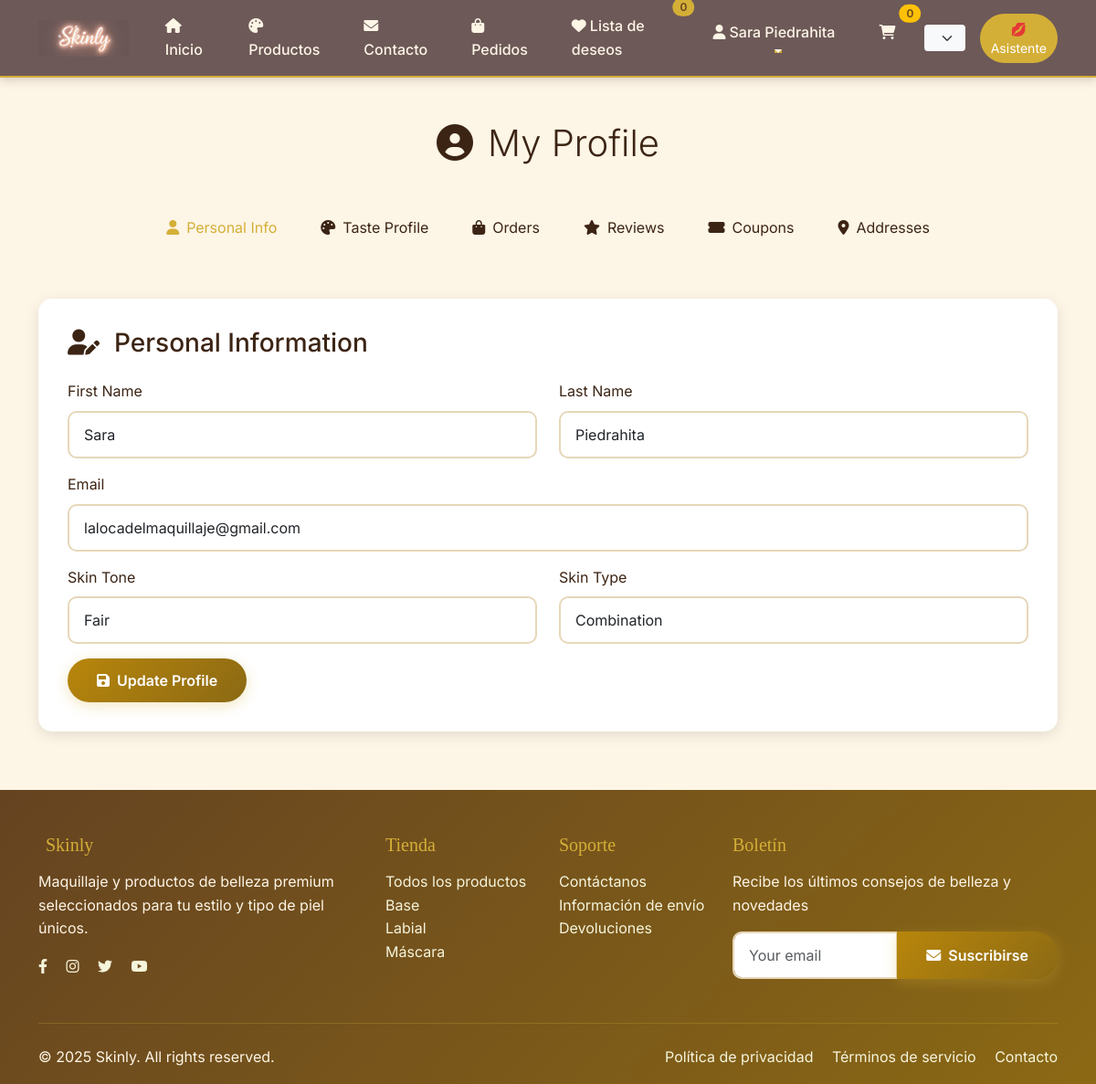
Page /profile/ (signed in) on the committed database.
### skinly/models/user.py (models this page shows, shortened)
class User(AbstractUser):
    email = models.EmailField(unique=True)
    skin_tone = models.CharField(
        max_length=16, choices=SkinTone.choices, null=True, blank=True
    )
    skin_type = models.CharField(
        max_length=16, choices=SkinType.choices, null=True, blank=True
    )
    taste_profile = models.OneToOneField(
        TasteProfile, on_delete=models.SET_NULL, null=True, blank=True, related_name="user"
    )
    wishlist = models.ManyToManyField(
        "Product", blank=True, related_name="wishlisted_by"
    )
    preferred_brands = models.ManyToManyField(
        "Brand", blank=True, related_name="preferred_by_users"
    )
    REQUIRED_FIELDS = ["email"]  # para createsuperuser
    class Meta:
        verbose_name = "User"
        verbose_name_plural = "Users"

### skinly/main_views.py (the view, shortened to what this page needs)
# urls.py: path('profile/', views.profile_view, name='profile'),
@login_required
def profile_view(request):
    from .models import ShippingAddress, UserCouponAvailable, Color
    user_reviews = Review.objects.filter(user=request.user).order_by('-created_at')[:10]
    user_orders = Order.objects.filter(user=request.user).order_by('-created_at')[:10]
    shipping_addresses = ShippingAddress.objects.filter(user=request.user)
    available_coupons = UserCouponAvailable.objects.filter(
        user=request.user,
        is_used=False,
        coupon__is_active=True
    ).select_related('coupon')
    taste_profile = request.user.taste_profile
    current_product_types = []
    current_finish_types = []
    if taste_profile:
        if taste_profile.preferred_product_types:
            current_product_types = taste_profile.preferred_product_types.split(',')
        if taste_profile.preferred_finish_types:
            current_finish_types = taste_profile.preferred_finish_types.split(',')
    context = {
        'skin_tones': SkinTone.choices,
        'skin_types': SkinType.choices,
        'product_types': ProductType.choices,
        'finish_types': FinishType.choices,
        'colors': Color.objects.all(),
        'user_reviews': user_reviews,
        'user_orders': user_orders,
        'shipping_addresses': shipping_addresses,
        'available_coupons': available_coupons,
        'current_product_types': current_product_types,
        'current_finish_types': current_finish_types,
        'taste_profile': taste_profile,
    }
    return render(request, 'skinly/profile.html', context)

### skinly/templates/skinly/profile.html (shortened to what this page needs)
{% extends 'skinly/base.html' %}
{% load static %}
{% block content %}
<div class="container my-5">
    <div class="row">
        <div class="col-12">
            <h1 class="text-center mb-4" style="color: var(--color-primary); font-weight: 300;">
                <i class="fas fa-user-circle me-3"></i>My Profile
            </h1>
            <div class="profile-nav">
                <ul class="nav nav-pills justify-content-center" id="profileTabs">
                    <li class="nav-item">
                        <a class="nav-link active" data-bs-toggle="pill" href="#personal">
                            <i class="fas fa-user me-2"></i>Personal Info
                        </a>
                    </li>
                    <li class="nav-item">
                        <a class="nav-link" data-bs-toggle="pill" href="#taste">
                            <i class="fas fa-palette me-2"></i>Taste Profile
                        </a>
                    </li>
                    <li class="nav-item">
                        <a class="nav-link" data-bs-toggle="pill" href="#orders">
                            <i class="fas fa-shopping-bag me-2"></i>Orders
                        </a>
                    </li>
                    <li class="nav-item">
                        <a class="nav-link" data-bs-toggle="pill" href="#reviews">
                            <i class="fas fa-star me-2"></i>Reviews
                        </a>
                    </li>
                    <li class="nav-item">
                        <a class="nav-link" data-bs-toggle="pill" href="#coupons">
                            <i class="fas fa-ticket-alt me-2"></i>Coupons
                        </a>
                    </li>
                    <li class="nav-item">
                        <a class="nav-link" data-bs-toggle="pill" href="#addresses">
                            <i class="fas fa-map-marker-alt me-2"></i>Addresses
                        </a>
                    </li>
                </ul>
            </div>
        </div>
    </div>
    <div class="tab-content">
        <div class="tab-pane fade show active" id="personal">
            <div class="profile-section">
                <h3 class="mb-4"><i class="fas fa-user-edit me-3"></i>Personal Information</h3>
                <form method="post">
                    <div class="row">
                        <div class="col-md-6">
                            <div class="mb-3">
                                <label class="form-label">First Name</label>
                                <input type="text" class="form-control" name="first_name" value="{{ user.first_name }}">
                            </div>
                        </div>
                        <div class="col-md-6">
                            <div class="mb-3">
                                <label class="form-label">Last Name</label>
                                <input type="text" class="form-control" name="last_name" value="{{ user.last_name }}">
                            </div>
                        </div>
                    </div>
                    <div class="mb-3">
                        <label class="form-label">Email</label>
                        <input type="email" class="form-control" name="email" value="{{ user.email }}">
                    </div>
                    <div class="row">
                        <div class="col-md-6">
                            <div class="mb-3">
                                <label class="form-label">Skin Tone</label>
                                <select class="form-control" name="skin_tone">
                                    {% for value, label in skin_tones %}
                                        <option value="{{ value }}" {% if user.skin_tone == value %}selected{% endif %}>{{ label }}</option>
                                    {% endfor %}
                                </select>
                            </div>
                        </div>
                        <div class="col-md-6">
                            <div class="mb-3">
                                <label class="form-label">Skin Type</label>
                                <select class="form-control" name="skin_type">
                                    {% for value, label in skin_types %}
                                        <option value="{{ value }}" {% if user.skin_type == value %}selected{% endif %}>{{ label }}</option>
                                    {% endfor %}
                                </select>
                            </div>
                        </div>
                    </div>
                    <button type="submit" class="btn btn-primary">
                        <i class="fas fa-save me-2"></i>Update Profile
                    </button>
                </form>
            </div>
        </div>
    </div>
</div>
{% endblock %}

### skinly/templates/skinly/base.html (shortened to what this page needs)
<!DOCTYPE html>
<html lang="en">
<head>
    <link href="https://cdn.jsdelivr.net/npm/bootstrap@5.3.0/dist/css/bootstrap.min.css" rel="stylesheet">
    <link href="https://cdnjs.cloudflare.com/ajax/libs/font-awesome/6.0.0/css/all.min.css" rel="stylesheet">
</head>
<body>
    {% load i18n %}
    <nav class="navbar navbar-expand-lg sticky-top">
        <div class="container">
            <a class="navbar-brand" href="{% url 'skinly:home' %}">
                {% load static %}
                <img src="{% static 'images/logo.png' %}" alt="Skinly Logo">
            </a>
            <div class="collapse navbar-collapse" id="navbarNav">
                <ul class="navbar-nav me-auto">
                    <li class="nav-item">
                        <a class="nav-link" href="{% url 'skinly:home' %}">
                            <i class="fas fa-home me-1"></i>{% trans "Home" %}
                        </a>
                    </li>
                    <li class="nav-item">
                        <a class="nav-link" href="{% url 'skinly:product_list' %}">
                            <i class="fas fa-palette me-1"></i>{% trans "Products" %}
                        </a>
                    </li>
                    <li class="nav-item">
                        <a class="nav-link" href="{% url 'skinly:contact' %}">
                            <i class="fas fa-envelope me-1"></i>{% trans "Contact" %}
                        </a>
                    </li>
                    {% if user.is_authenticated %}
                    <li class="nav-item">
                        <a class="nav-link" href="{% url 'skinly:order_list' %}">
                            <i class="fas fa-shopping-bag me-1"></i>{% trans "Orders" %}
                        </a>
                    </li>
                    <li class="nav-item">
                        <a class="nav-link position-relative" href="{% url 'skinly:wishlist' %}">
                            <i class="fas fa-heart me-1"></i>{% trans "Wishlist" %}
                            <span class="position-absolute top-0 start-100 translate-middle badge rounded-pill" style="background: var(--primary-gold); color: var(--dark-brown);" id="wishlist-count">
                                {{ user.wishlist.count }}
                            </span>
                        </a>
                    </li>
                    {% endif %}
                </ul>
                <ul class="navbar-nav">
                    {% if user.is_authenticated %}
                    <li class="nav-item dropdown">
                        <a class="nav-link dropdown-toggle" href="#" role="button" data-bs-toggle="dropdown">
                            <i class="fas fa-user me-1"></i>{{ user.get_full_name|default:user.username }}
                        </a>
                    </li>
                    <li class="nav-item">
                        <a class="nav-link position-relative" href="{% url 'skinly:cart' %}">
                            <i class="fas fa-shopping-cart"></i>
                            <span class="position-absolute top-0 start-100 translate-middle badge rounded-pill bg-warning" id="cart-count">
                                {% if user.is_authenticated %}
                                    {% with user.cart.cart_items.count as cart_count %}
                                        {{ cart_count|default:0 }}
                                    {% endwith %}
                                {% else %}
                                    0
                                {% endif %}
                            </span>
                        </a>
                    </li>
                    {% else %}
                    <li class="nav-item">
                        <a class="nav-link" href="{% url 'skinly:login' %}">
                            <i class="fas fa-sign-in-alt me-1"></i>{% trans "Login" %}
                        </a>
                    </li>
                    {% endif %}
                    <li class="nav-item d-flex align-items-center ms-2">
                        <form action="{% url 'set_language' %}" method="post" class="d-flex">
                            {% get_current_language as LANGUAGE_CODE %}
                            {% get_available_languages as LANGUAGES %}
                            <select name="language" onchange="this.form.submit()" class="form-select form-select-sm bg-light border-0">
                                {% for lang in LANGUAGES %}
                                    <option value="{{ lang.0 }}" {% if lang.0 == LANGUAGE_CODE %}selected{% endif %}>
                                        {{ lang.1 }}
                                    </option>
                                {% endfor %}
                            </select>
                        </form>
                    </li>
                    <li class="nav-item ms-3 position-relative">
                        <button id="assistant-toggle"
                            class="btn btn-sm"
                            style="background-color:#d4af37;color:white;border:none;border-radius:30px;padding:6px 12px;">
                        💋 Asistente
                        </button>
                    </li>
                </ul>
            </div>
        </div>
    </nav>
    <main>
        {% block content %}{% endblock %}
    </main>
    <footer class="footer">
        <div class="container">
            <div class="row">
                <div class="col-md-4 mb-4">
                    <h5>Skinly</h5>
                   <p class="mb-3">{% trans "Premium makeup and beauty products curated for your unique style and skin needs." %}</p>
                    <div class="social-links">
                        <a href="#" class="me-3"><i class="fab fa-facebook-f"></i></a>
                        <a href="#" class="me-3"><i class="fab fa-instagram"></i></a>
                        <a href="#" class="me-3"><i class="fab fa-twitter"></i></a>
                        <a href="#" class="me-3"><i class="fab fa-youtube"></i></a>
                    </div>
                </div>
                <div class="col-md-2 mb-4">
                    <h5>{% trans "Shop" %}</h5>
                    <ul class="list-unstyled">
                         <li><a href="{% url 'skinly:product_list' %}">{% trans "All Products" %}</a></li>
                        <li><a href="{% url 'skinly:product_list' %}?product_type=FOUNDATION">{% trans "Foundation" %}</a></li>
                        <li><a href="{% url 'skinly:product_list' %}?product_type=LIPSTICK">{% trans "Lipstick" %}</a></li>
                        <li><a href="{% url 'skinly:product_list' %}?product_type=MASCARA">{% trans "Mask" %}</a></li>
                    </ul>
                </div>
                <div class="col-md-2 mb-4">
                    <h5>{% trans "Support" %}</h5>
                    <ul class="list-unstyled">
                        <li><a href="{% url 'skinly:contact' %}">{% trans "Contact Us" %}</a></li>
                        <li><a href="{% url 'skinly:shipping_info' %}">{% trans "Shipping Info" %}</a></li>
                        <li><a href="{% url 'skinly:returns' %}">{% trans "Returns" %}</a></li>
                    </ul>
                </div>
                <div class="col-md-4 mb-4">
                    <h5>{% trans "Newsletter" %}</h5>
                    <p>{% trans "Get the latest beauty tips and product updates" %}</p>
                    <form method="post" action="{% url 'skinly:newsletter_subscribe' %}" id="newsletter-form">
                        <div class="input-group">
                            <input type="email" name="email" class="form-control" placeholder="Your email" required>
                            <button class="btn btn-primary" type="submit">
                                <i class="fas fa-envelope me-2"></i>{% trans "Subscribe" %}
                            </button>
                        </div>
                    </form>
                </div>
            </div>
            <hr class="my-4" style="border-color: var(--primary-gold);">
            <div class="row align-items-center">
                <div class="col-md-6">
                    <p class="mb-0">&copy; 2025 Skinly. All rights reserved.</p>
                </div>
                <div class="col-md-6 text-md-end">
                    <a href="{% url 'skinly:privacy_policy' %}" class="me-3">{% trans "Privacy Policy" %}</a>
                    <a href="{% url 'skinly:terms_of_service' %}" class="me-3">{% trans "Terms of Service" %}</a>
                    <a href="{% url 'skinly:contact' %}">{% trans "Contact" %}</a>
                </div>
            </div>
        </div>
    </footer>
</body>
</html>

### rows in the picture
User: wishlist.count "0", get_full_name "Sara Piedrahita", first_name "Sara", last_name "Piedrahita", email "lalocadelmaquillaje@gmail.com", skin_tone "Fair", skin_type "Combination"

### other values in the picture
{{ cart_count|default:0 }} "0"
form field language "Español"
